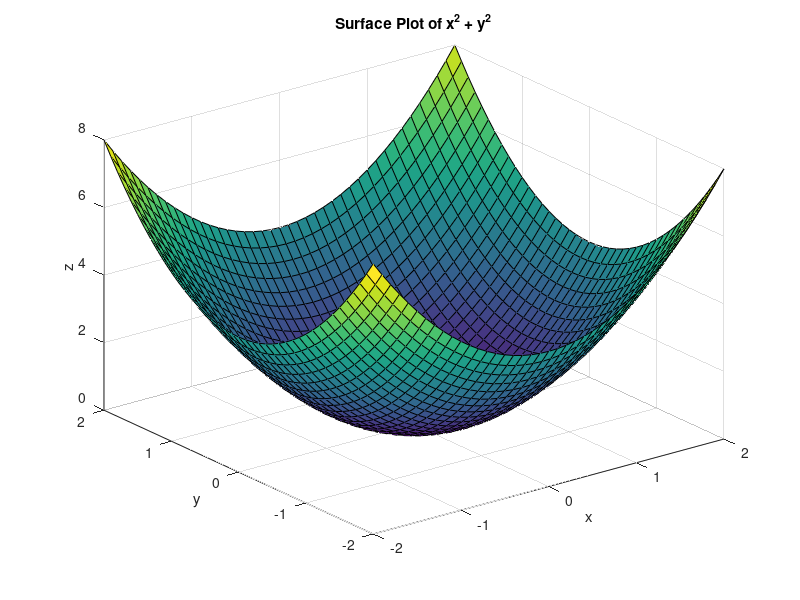

MATLAB code to generate this figure:
% Построение графика функции
x = linspace(0, 2*pi, 100);
y = sin(x);
plot(x, y);
xlabel('x');
ylabel('sin(x)');
title('Plot of sin(x)');

% Создание 3D графика
[X, Y] = meshgrid(-2:0.1:2, -2:0.1:2);
Z = X.^2 + Y.^2;
surf(X, Y, Z);
xlabel('x');
ylabel('y');
zlabel('z');
title('Surface Plot of x^2 + y^2');
